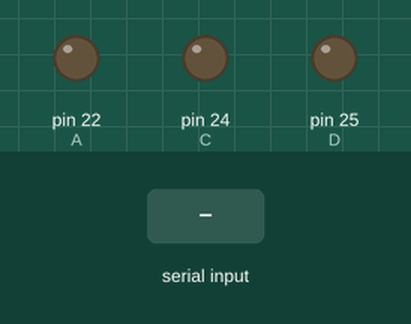
The sketch below on a simulated Arduino Mega 2560, built with avr-gcc and run on an emulated ATmega2560. Parts: output pins drawn as LEDs (lit = HIGH). Inputs (shaded band) come from the test bench.

Above: at 1.2 s.
1.3 s: "2\n" received over Serial
Timing chart, 0 to 1.5 s (numbered marks = the images above; inputs shaded):
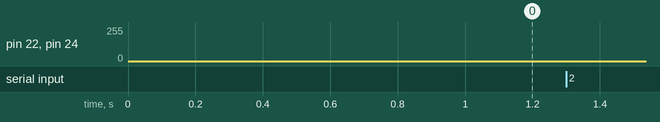

The sketch:

LEDread.ino
```cpp
#define A 22
#define B 23
#define C 24
#define D 25
#define E 26
#define AF 27
#define F 27


byte inbyte;
char inchar;
String serialDataIn;
int LEDVal;

void setup()
{
  initialize();
  Serial.begin(9600);
}


void loop()
{
  if (Serial.available()>0){
  LEDVal=serReadInt().toInt();
  }

  for (int i=1; i<=LEDVal;i++)
  {
    writeLED(i);
  }


}


String serReadInt()
{
  int i, serAva;                           // i is a counter, serAva hold number of serial available
  String serialData;
  if (Serial.available()>0)            // Check to see if there are any serial input
  {
    delay(5);                              // Delay for terminal to finish transmitted
                                               // 5mS work great for 9600 baud (increase this number for slower baud)
    serAva = Serial.available();  // Read number of input bytes
    for (i=0; i<serAva; i++) {      // Load input bytes into array
          inbyte=Serial.read();
          inchar = char(inbyte);
          serialData += inchar;
    }
    return serialData;
  }
 else return "";
}


void initialize()
{
  for (int i=22;i<28;i++)
  {
    pinMode(i,INPUT);
    digitalWrite(i,LOW);
  }
}

void writeLED(int number)
{
  initialize();
  switch (number){
  case 1:
    pinMode(A,OUTPUT);
    pinMode(C,OUTPUT);
    digitalWrite(A,HIGH);
    digitalWrite(C,LOW);
    break;
  case 2:
    pinMode(C,OUTPUT);
    pinMode(A,OUTPUT);
    digitalWrite(C,HIGH);
    digitalWrite(A,LOW);
    break;
  case 3:
    pinMode(A,OUTPUT);
    pinMode(D,OUTPUT);
    digitalWrite(A,HIGH);
    digitalWrite(D,LOW);
    break;
  case 4:
    pinMode(D,OUTPUT);
    pinMode(A,OUTPUT);
    digitalWrite(D,HIGH);
    digitalWrite(A,LOW);
    break;
  case 5:
    pinMode(A,OUTPUT);
    pinMode(E,OUTPUT);
    digitalWrite(A,HIGH);
    digitalWrite(E,LOW);
    break;
  case 6:
    pinMode(E,OUTPUT);
    pinMode(A,OUTPUT);
    digitalWrite(E,HIGH);
    digitalWrite(A,LOW);
    break;
  case 7:
    pinMode(E,OUTPUT);
    pinMode(AF,OUTPUT);
    digitalWrite(E,HIGH);
    digitalWrite(AF,LOW);
    break;
  case 8:
    pinMode(AF,OUTPUT);
    pinMode(E,OUTPUT);
    digitalWrite(AF,HIGH);
    digitalWrite(E,LOW);
    break;
  case 9:
    pinMode(D,OUTPUT);
    pinMode(E,OUTPUT);
    digitalWrite(D,HIGH);
    digitalWrite(E,LOW);
    break;
  case 10:
    pinMode(E,OUTPUT);
    pinMode(D,OUTPUT);
    digitalWrite(E,HIGH);
    digitalWrite(D,LOW);
    break;
  case 11:
    pinMode(C,OUTPUT);
    pinMode(D,OUTPUT);
    digitalWrite(C,HIGH);
    digitalWrite(D,LOW);
    break;
  case 12:
    pinMode(D,OUTPUT);
    pinMode(C,OUTPUT);
    digitalWrite(D,HIGH);
    digitalWrite(C,LOW);
    break;
  case 13:
    pinMode(C,OUTPUT);
    pinMode(B,OUTPUT);
    digitalWrite(C,HIGH);
    digitalWrite(B,LOW);
    break;
  case 14:
    // pinMode(B,OUTPUT);
    // pinMode(C,OUTPUT);
    // digitalWrite(B,HIGH);
    // digitalWrite(C,LOW);
    break;
  case 15:
    pinMode(A,OUTPUT);
    pinMode(B,OUTPUT);
    digitalWrite(A,HIGH);
    digitalWrite(B,LOW);
    break;
  case 16:
    pinMode(B,OUTPUT);
    pinMode(A,OUTPUT);
    digitalWrite(B,HIGH);
    digitalWrite(A,LOW);
    break;

  }
}
```
